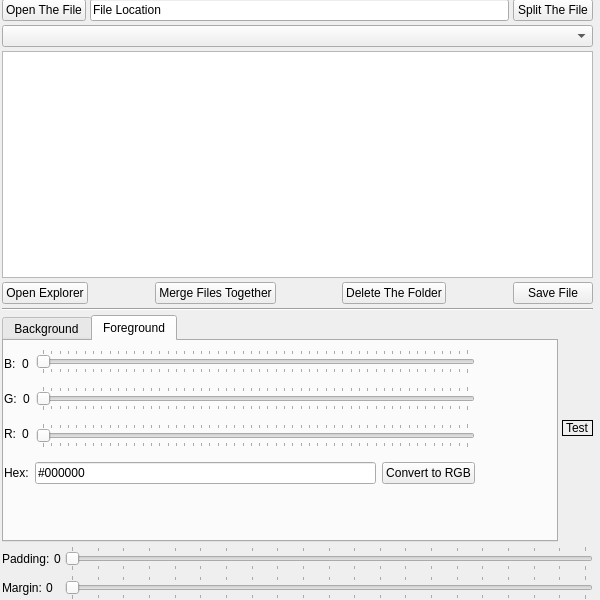
<?xml version="1.0" encoding="UTF-8"?>
<ui version="4.0">
 <class>widget</class>
 <widget class="QWidget" name="widget">
  <property name="geometry">
   <rect>
    <x>0</x>
    <y>0</y>
    <width>600</width>
    <height>600</height>
   </rect>
  </property>
  <property name="minimumSize">
   <size>
    <width>600</width>
    <height>600</height>
   </size>
  </property>
  <property name="windowTitle">
   <string>widget</string>
  </property>
  <widget class="QWidget" name="verticalLayoutWidget">
   <property name="geometry">
    <rect>
     <x>2</x>
     <y>-1</y>
     <width>591</width>
     <height>601</height>
    </rect>
   </property>
   <layout class="QVBoxLayout" name="verticalLayout">
    <property name="spacing">
     <number>4</number>
    </property>
    <property name="sizeConstraint">
     <enum>QLayout::SetNoConstraint</enum>
    </property>
    <item>
     <layout class="QHBoxLayout" name="horizontalLayout_3">
      <item>
       <widget class="QPushButton" name="pushButton_4">
        <property name="text">
         <string>Open The File</string>
        </property>
       </widget>
      </item>
      <item>
       <widget class="QLineEdit" name="lineEdit_2">
        <property name="text">
         <string>File Location</string>
        </property>
       </widget>
      </item>
      <item>
       <widget class="QPushButton" name="pushButton_2">
        <property name="text">
         <string>Split The File</string>
        </property>
       </widget>
      </item>
     </layout>
    </item>
    <item>
     <widget class="QComboBox" name="comboBox">
      <property name="editable">
       <bool>false</bool>
      </property>
      <property name="placeholderText">
       <string>CSS Parts</string>
      </property>
     </widget>
    </item>
    <item>
     <layout class="QHBoxLayout" name="horizontalLayout_15">
      <item>
       <widget class="QTextEdit" name="textEdit"/>
      </item>
     </layout>
    </item>
    <item>
     <layout class="QHBoxLayout" name="horizontalLayout_4">
      <item>
       <widget class="QPushButton" name="pushButton_5">
        <property name="text">
         <string>Open Explorer</string>
        </property>
       </widget>
      </item>
      <item>
       <spacer name="horizontalSpacer">
        <property name="orientation">
         <enum>Qt::Horizontal</enum>
        </property>
        <property name="sizeHint" stdset="0">
         <size>
          <width>40</width>
          <height>20</height>
         </size>
        </property>
       </spacer>
      </item>
      <item>
       <widget class="QPushButton" name="pushButton_6">
        <property name="text">
         <string>Merge Files Together</string>
        </property>
       </widget>
      </item>
      <item>
       <spacer name="horizontalSpacer_3">
        <property name="orientation">
         <enum>Qt::Horizontal</enum>
        </property>
        <property name="sizeHint" stdset="0">
         <size>
          <width>40</width>
          <height>20</height>
         </size>
        </property>
       </spacer>
      </item>
      <item>
       <widget class="QPushButton" name="pushButton_7">
        <property name="text">
         <string>Delete The Folder</string>
        </property>
       </widget>
      </item>
      <item>
       <spacer name="horizontalSpacer_2">
        <property name="orientation">
         <enum>Qt::Horizontal</enum>
        </property>
        <property name="sizeHint" stdset="0">
         <size>
          <width>40</width>
          <height>20</height>
         </size>
        </property>
       </spacer>
      </item>
      <item>
       <widget class="QPushButton" name="pushButton_3">
        <property name="text">
         <string>Save File</string>
        </property>
       </widget>
      </item>
     </layout>
    </item>
    <item>
     <widget class="Line" name="line">
      <property name="orientation">
       <enum>Qt::Horizontal</enum>
      </property>
     </widget>
    </item>
    <item>
     <layout class="QHBoxLayout" name="horizontalLayout">
      <item>
       <widget class="QTabWidget" name="Tab">
        <property name="currentIndex">
         <number>1</number>
        </property>
        <widget class="QWidget" name="tab1">
         <property name="sizePolicy">
          <sizepolicy hsizetype="Expanding" vsizetype="Expanding">
           <horstretch>0</horstretch>
           <verstretch>0</verstretch>
          </sizepolicy>
         </property>
         <attribute name="title">
          <string>Background</string>
         </attribute>
         <widget class="QWidget" name="verticalLayoutWidget_2">
          <property name="geometry">
           <rect>
            <x>0</x>
            <y>0</y>
            <width>471</width>
            <height>151</height>
           </rect>
          </property>
          <layout class="QVBoxLayout" name="verticalLayout_7">
           <item>
            <layout class="QHBoxLayout" name="horizontalLayout_17">
             <item>
              <layout class="QVBoxLayout" name="verticalLayout_3">
               <item>
                <layout class="QHBoxLayout" name="horizontalLayout_10">
                 <item>
                  <widget class="QLabel" name="label_3">
                   <property name="text">
                    <string>B:</string>
                   </property>
                  </widget>
                 </item>
                 <item>
                  <widget class="QLabel" name="label_8">
                   <property name="text">
                    <string>0</string>
                   </property>
                  </widget>
                 </item>
                </layout>
               </item>
               <item>
                <layout class="QHBoxLayout" name="horizontalLayout_11">
                 <item>
                  <widget class="QLabel" name="label">
                   <property name="text">
                    <string>G:</string>
                   </property>
                  </widget>
                 </item>
                 <item>
                  <widget class="QLabel" name="label_9">
                   <property name="text">
                    <string>0</string>
                   </property>
                  </widget>
                 </item>
                </layout>
               </item>
               <item>
                <layout class="QHBoxLayout" name="horizontalLayout_12">
                 <item>
                  <widget class="QLabel" name="label_2">
                   <property name="text">
                    <string>R:</string>
                   </property>
                  </widget>
                 </item>
                 <item>
                  <widget class="QLabel" name="label_10">
                   <property name="text">
                    <string>0</string>
                   </property>
                  </widget>
                 </item>
                </layout>
               </item>
              </layout>
             </item>
             <item>
              <layout class="QVBoxLayout" name="verticalLayout_4">
               <property name="spacing">
                <number>12</number>
               </property>
               <item>
                <widget class="QSlider" name="BlueSlider_2">
                 <property name="maximum">
                  <number>255</number>
                 </property>
                 <property name="pageStep">
                  <number>5</number>
                 </property>
                 <property name="orientation">
                  <enum>Qt::Horizontal</enum>
                 </property>
                 <property name="tickPosition">
                  <enum>QSlider::TicksBothSides</enum>
                 </property>
                 <property name="tickInterval">
                  <number>0</number>
                 </property>
                </widget>
               </item>
               <item>
                <widget class="QSlider" name="GreenSlider_2">
                 <property name="maximum">
                  <number>255</number>
                 </property>
                 <property name="pageStep">
                  <number>5</number>
                 </property>
                 <property name="orientation">
                  <enum>Qt::Horizontal</enum>
                 </property>
                 <property name="tickPosition">
                  <enum>QSlider::TicksBothSides</enum>
                 </property>
                </widget>
               </item>
               <item>
                <widget class="QSlider" name="RedSlider_2">
                 <property name="maximum">
                  <number>255</number>
                 </property>
                 <property name="pageStep">
                  <number>5</number>
                 </property>
                 <property name="orientation">
                  <enum>Qt::Horizontal</enum>
                 </property>
                 <property name="tickPosition">
                  <enum>QSlider::TicksBothSides</enum>
                 </property>
                </widget>
               </item>
              </layout>
             </item>
            </layout>
           </item>
           <item>
            <layout class="QHBoxLayout" name="horizontalLayout_2">
             <item>
              <widget class="QLabel" name="label_4">
               <property name="text">
                <string>Hex:</string>
               </property>
              </widget>
             </item>
             <item>
              <widget class="QLineEdit" name="lineEdit">
               <property name="text">
                <string>#000000</string>
               </property>
              </widget>
             </item>
             <item>
              <widget class="QPushButton" name="pushButton">
               <property name="text">
                <string>Convert to RGB</string>
               </property>
              </widget>
             </item>
            </layout>
           </item>
          </layout>
         </widget>
        </widget>
        <widget class="QWidget" name="tab2">
         <attribute name="title">
          <string>Foreground</string>
         </attribute>
         <widget class="QWidget" name="verticalLayoutWidget_3">
          <property name="geometry">
           <rect>
            <x>0</x>
            <y>0</y>
            <width>471</width>
            <height>151</height>
           </rect>
          </property>
          <layout class="QVBoxLayout" name="verticalLayout_8" stretch="0,0">
           <item>
            <layout class="QHBoxLayout" name="horizontalLayout_18">
             <item>
              <layout class="QVBoxLayout" name="verticalLayout_5">
               <item>
                <layout class="QHBoxLayout" name="horizontalLayout_19">
                 <item>
                  <widget class="QLabel" name="label_13">
                   <property name="text">
                    <string>B:</string>
                   </property>
                  </widget>
                 </item>
                 <item>
                  <widget class="QLabel" name="label_14">
                   <property name="text">
                    <string>0</string>
                   </property>
                  </widget>
                 </item>
                </layout>
               </item>
               <item>
                <layout class="QHBoxLayout" name="horizontalLayout_20">
                 <item>
                  <widget class="QLabel" name="label_15">
                   <property name="text">
                    <string>G:</string>
                   </property>
                  </widget>
                 </item>
                 <item>
                  <widget class="QLabel" name="label_16">
                   <property name="text">
                    <string>0</string>
                   </property>
                  </widget>
                 </item>
                </layout>
               </item>
               <item>
                <layout class="QHBoxLayout" name="horizontalLayout_21">
                 <item>
                  <widget class="QLabel" name="label_17">
                   <property name="text">
                    <string>R:</string>
                   </property>
                  </widget>
                 </item>
                 <item>
                  <widget class="QLabel" name="label_18">
                   <property name="text">
                    <string>0</string>
                   </property>
                  </widget>
                 </item>
                </layout>
               </item>
              </layout>
             </item>
             <item>
              <layout class="QVBoxLayout" name="verticalLayout_6">
               <property name="spacing">
                <number>12</number>
               </property>
               <item>
                <widget class="QSlider" name="BlueSlider_3">
                 <property name="maximum">
                  <number>255</number>
                 </property>
                 <property name="pageStep">
                  <number>5</number>
                 </property>
                 <property name="orientation">
                  <enum>Qt::Horizontal</enum>
                 </property>
                 <property name="tickPosition">
                  <enum>QSlider::TicksBothSides</enum>
                 </property>
                 <property name="tickInterval">
                  <number>0</number>
                 </property>
                </widget>
               </item>
               <item>
                <widget class="QSlider" name="GreenSlider_3">
                 <property name="maximum">
                  <number>255</number>
                 </property>
                 <property name="pageStep">
                  <number>5</number>
                 </property>
                 <property name="orientation">
                  <enum>Qt::Horizontal</enum>
                 </property>
                 <property name="tickPosition">
                  <enum>QSlider::TicksBothSides</enum>
                 </property>
                </widget>
               </item>
               <item>
                <widget class="QSlider" name="RedSlider_3">
                 <property name="maximum">
                  <number>255</number>
                 </property>
                 <property name="pageStep">
                  <number>5</number>
                 </property>
                 <property name="orientation">
                  <enum>Qt::Horizontal</enum>
                 </property>
                 <property name="tickPosition">
                  <enum>QSlider::TicksBothSides</enum>
                 </property>
                </widget>
               </item>
              </layout>
             </item>
            </layout>
           </item>
           <item>
            <layout class="QHBoxLayout" name="horizontalLayout_16">
             <item>
              <widget class="QLabel" name="label_23">
               <property name="text">
                <string>Hex:</string>
               </property>
              </widget>
             </item>
             <item>
              <widget class="QLineEdit" name="lineEdit_3">
               <property name="text">
                <string>#000000</string>
               </property>
              </widget>
             </item>
             <item>
              <widget class="QPushButton" name="pushButton_8">
               <property name="text">
                <string>Convert to RGB</string>
               </property>
              </widget>
             </item>
            </layout>
           </item>
          </layout>
         </widget>
        </widget>
       </widget>
      </item>
      <item>
       <widget class="QLabel" name="label_5">
        <property name="sizePolicy">
         <sizepolicy hsizetype="Fixed" vsizetype="Fixed">
          <horstretch>0</horstretch>
          <verstretch>0</verstretch>
         </sizepolicy>
        </property>
        <property name="frameShape">
         <enum>QFrame::Box</enum>
        </property>
        <property name="text">
         <string>Test</string>
        </property>
        <property name="textFormat">
         <enum>Qt::PlainText</enum>
        </property>
       </widget>
      </item>
     </layout>
    </item>
    <item>
     <layout class="QHBoxLayout" name="horizontalLayout_24">
      <item>
       <layout class="QVBoxLayout" name="verticalLayout_10">
        <item>
         <layout class="QHBoxLayout" name="horizontalLayout_14">
          <item>
           <widget class="QLabel" name="label_7">
            <property name="text">
             <string>Padding:</string>
            </property>
           </widget>
          </item>
          <item>
           <widget class="QLabel" name="label_12">
            <property name="text">
             <string>0</string>
            </property>
           </widget>
          </item>
         </layout>
        </item>
        <item>
         <layout class="QHBoxLayout" name="horizontalLayout_13">
          <item>
           <widget class="QLabel" name="label_6">
            <property name="text">
             <string>Margin:</string>
            </property>
           </widget>
          </item>
          <item>
           <widget class="QLabel" name="label_11">
            <property name="text">
             <string>0</string>
            </property>
           </widget>
          </item>
         </layout>
        </item>
       </layout>
      </item>
      <item>
       <layout class="QVBoxLayout" name="verticalLayout_9">
        <item>
         <widget class="QSlider" name="PaddingSlider">
          <property name="maximum">
           <number>100</number>
          </property>
          <property name="orientation">
           <enum>Qt::Horizontal</enum>
          </property>
          <property name="tickPosition">
           <enum>QSlider::TicksBothSides</enum>
          </property>
          <property name="tickInterval">
           <number>5</number>
          </property>
         </widget>
        </item>
        <item>
         <widget class="QSlider" name="MarginSlider">
          <property name="maximum">
           <number>100</number>
          </property>
          <property name="pageStep">
           <number>5</number>
          </property>
          <property name="orientation">
           <enum>Qt::Horizontal</enum>
          </property>
          <property name="tickPosition">
           <enum>QSlider::TicksBothSides</enum>
          </property>
          <property name="tickInterval">
           <number>5</number>
          </property>
         </widget>
        </item>
       </layout>
      </item>
     </layout>
    </item>
   </layout>
  </widget>
 </widget>
 <tabstops>
  <tabstop>lineEdit_2</tabstop>
  <tabstop>pushButton_2</tabstop>
  <tabstop>comboBox</tabstop>
 </tabstops>
 <resources/>
 <connections>
  <connection>
   <sender>lineEdit_2</sender>
   <signal>returnPressed()</signal>
   <receiver>pushButton_2</receiver>
   <slot>click()</slot>
   <hints>
    <hint type="sourcelabel">
     <x>414</x>
     <y>8</y>
    </hint>
    <hint type="destinationlabel">
     <x>548</x>
     <y>14</y>
    </hint>
   </hints>
  </connection>
  <connection>
   <sender>PaddingSlider</sender>
   <signal>valueChanged(int)</signal>
   <receiver>label_12</receiver>
   <slot>setNum(int)</slot>
   <hints>
    <hint type="sourcelabel">
     <x>135</x>
     <y>571</y>
    </hint>
    <hint type="destinationlabel">
     <x>49</x>
     <y>570</y>
    </hint>
   </hints>
  </connection>
  <connection>
   <sender>MarginSlider</sender>
   <signal>valueChanged(int)</signal>
   <receiver>label_11</receiver>
   <slot>setNum(int)</slot>
   <hints>
    <hint type="sourcelabel">
     <x>131</x>
     <y>596</y>
    </hint>
    <hint type="destinationlabel">
     <x>49</x>
     <y>595</y>
    </hint>
   </hints>
  </connection>
  <connection>
   <sender>RedSlider_2</sender>
   <signal>valueChanged(int)</signal>
   <receiver>label_10</receiver>
   <slot>setNum(int)</slot>
   <hints>
    <hint type="sourcelabel">
     <x>200</x>
     <y>430</y>
    </hint>
    <hint type="destinationlabel">
     <x>27</x>
     <y>429</y>
    </hint>
   </hints>
  </connection>
  <connection>
   <sender>GreenSlider_2</sender>
   <signal>valueChanged(int)</signal>
   <receiver>label_9</receiver>
   <slot>setNum(int)</slot>
   <hints>
    <hint type="sourcelabel">
     <x>143</x>
     <y>397</y>
    </hint>
    <hint type="destinationlabel">
     <x>27</x>
     <y>399</y>
    </hint>
   </hints>
  </connection>
  <connection>
   <sender>BlueSlider_2</sender>
   <signal>valueChanged(int)</signal>
   <receiver>label_8</receiver>
   <slot>setNum(int)</slot>
   <hints>
    <hint type="sourcelabel">
     <x>107</x>
     <y>364</y>
    </hint>
    <hint type="destinationlabel">
     <x>27</x>
     <y>368</y>
    </hint>
   </hints>
  </connection>
  <connection>
   <sender>BlueSlider_3</sender>
   <signal>valueChanged(int)</signal>
   <receiver>label_14</receiver>
   <slot>setNum(int)</slot>
   <hints>
    <hint type="sourcelabel">
     <x>120</x>
     <y>364</y>
    </hint>
    <hint type="destinationlabel">
     <x>27</x>
     <y>368</y>
    </hint>
   </hints>
  </connection>
  <connection>
   <sender>GreenSlider_3</sender>
   <signal>valueChanged(int)</signal>
   <receiver>label_16</receiver>
   <slot>setNum(int)</slot>
   <hints>
    <hint type="sourcelabel">
     <x>101</x>
     <y>397</y>
    </hint>
    <hint type="destinationlabel">
     <x>27</x>
     <y>399</y>
    </hint>
   </hints>
  </connection>
  <connection>
   <sender>RedSlider_3</sender>
   <signal>valueChanged(int)</signal>
   <receiver>label_18</receiver>
   <slot>setNum(int)</slot>
   <hints>
    <hint type="sourcelabel">
     <x>116</x>
     <y>430</y>
    </hint>
    <hint type="destinationlabel">
     <x>27</x>
     <y>429</y>
    </hint>
   </hints>
  </connection>
 </connections>
</ui>
